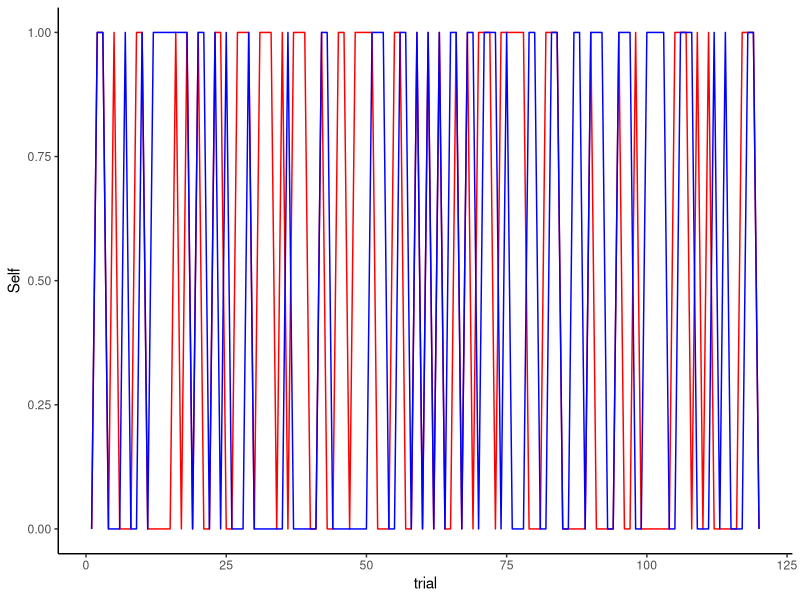
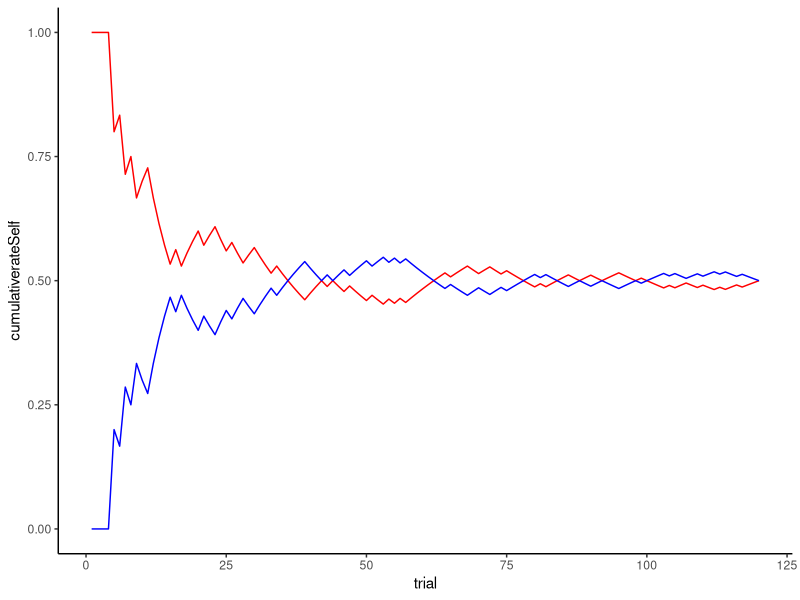
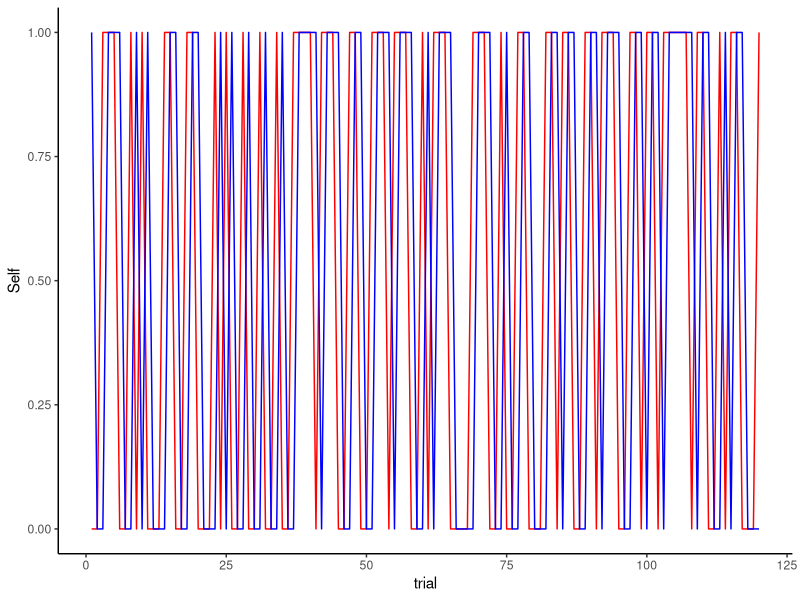
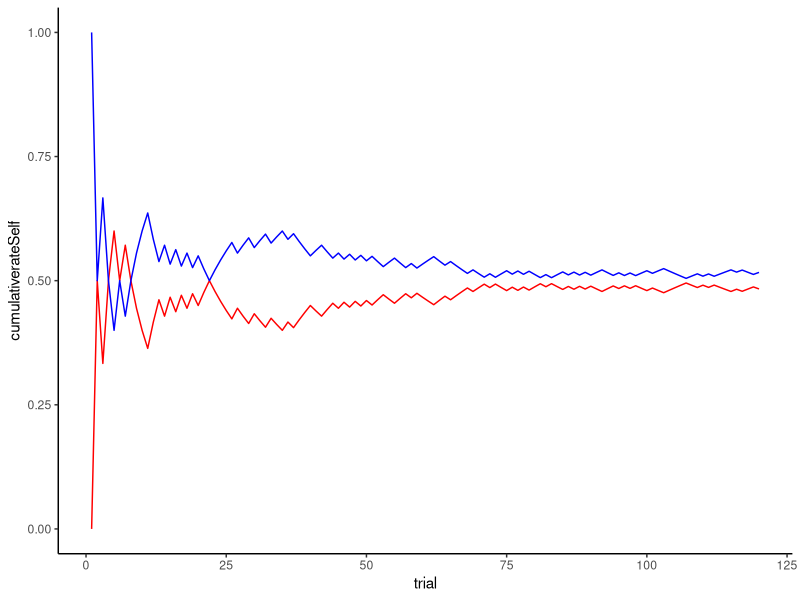
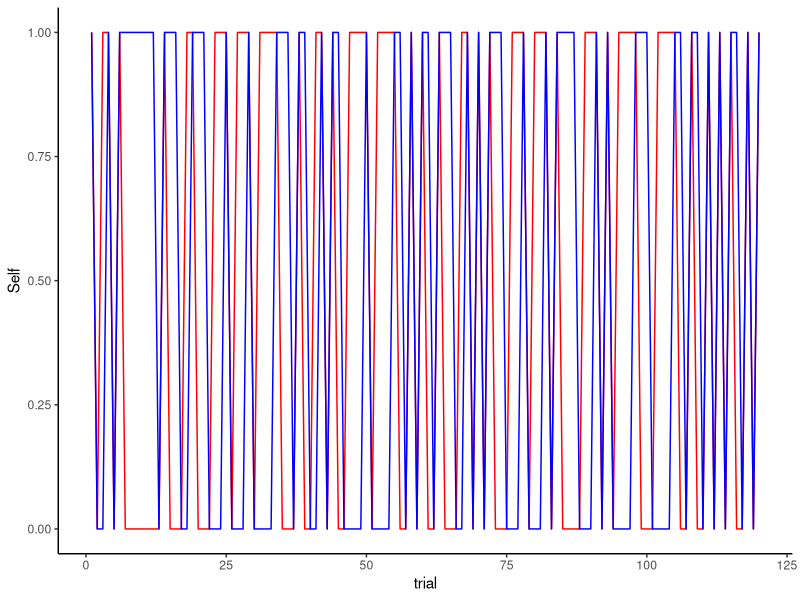
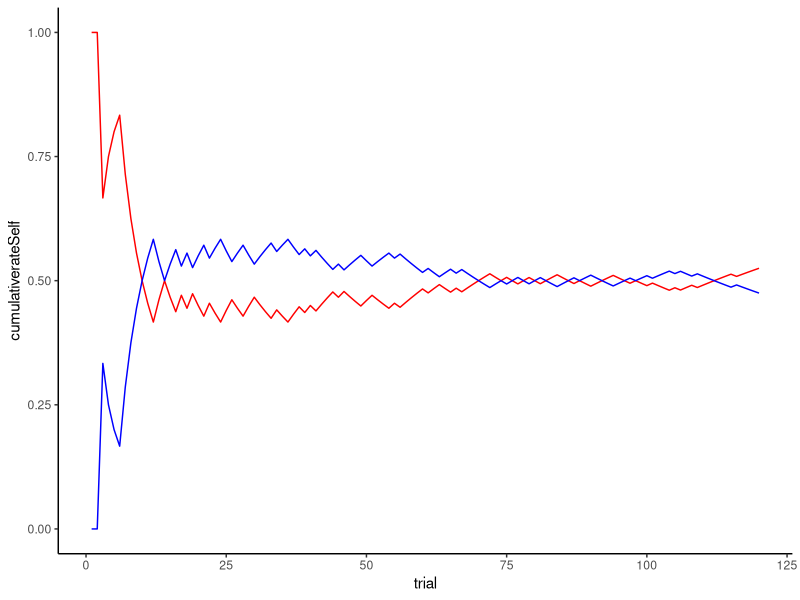
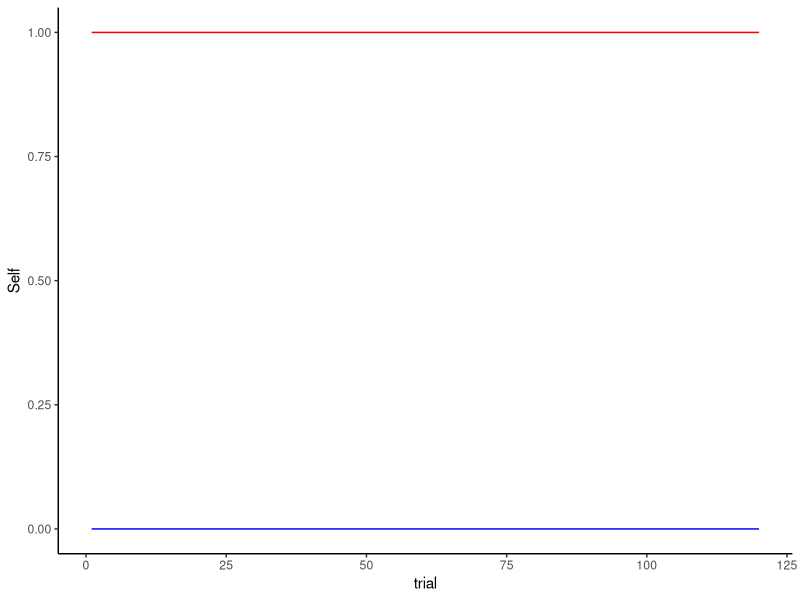
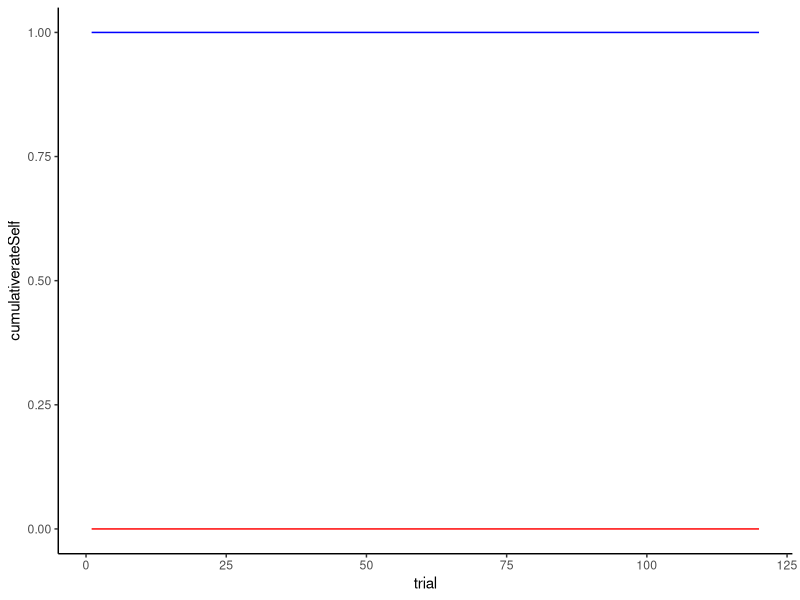

Source code (R) for these figures, in order:
## ---- chunk 1
library(tidyverse)
library(reshape2)
## ---- chunk 2
#Defining agent function
RandomAgent_f <- function(rate){
  choice <- rbinom(1, 1, rate)
  return(choice)
}

#Running simulation
#Define rate of choosing 0 or 1
rate <- 0.5

#Define number of trials
trials <- 120

#Create empty vector
randomChoice <- rep(NA, trials)

#Run simulation and save output
for (t in seq(trials)) {randomChoice[t] <- RandomAgent_f(rate)}

#Transform output to tibble
dl <- tibble(trial = seq(trials), choice = randomChoice)

#Plot output
pl <- ggplot(dl, aes(trial, choice)) + geom_line() + theme_classic()

## ---- chunk 3
#Defining agent function
WSLSAgent_f <- function(prevChoice, Feedback) {
  if (Feedback == 1) {      #If feedback = 1 (win), stay
    choice = prevChoice
  }
  else if (Feedback == 0) { #If feedback = 0 (loss), shift
    choice = 1 - prevChoice
  }
  return(choice)
}
## ---- chunk 4
#Define agent function
ProbWSLSAgent_f <- function(prevChoice, Feedback, noise){ 
  
  if(rbinom(1,1, noise) == 1){ 
    
    if (Feedback == 0){
      choice = prevChoice
    } else if (Feedback == 1) {
      choice = 1-prevChoice } }
  
  else {
    if (Feedback == 1){
      choice = prevChoice
    } else if (Feedback == 0) {
      choice = 1-prevChoice } }
  
return(choice) }
## ---- chunk 5
#Define agent function
WSSLSSAgent_f <- function(prevChoice, Feedback){
  for (i in 2:trials){
  if (i %% 2 == 0) {      # if even trial number
    if (Feedback == 1){
    win = TRUE            # keep track of current strategy
    choice = 1-prevChoice 
  } else if (Feedback == 0) { 
    win = FALSE           # keep track of current strategy
    choice = prevChoice }
  }
    
  else if (i %% 2 != 0) { # if odd trial number
    if (win == TRUE) {    # if the win-shift-shift strategy
    choice = prevChoice
    if (prevChoice == 1){
      choice = 0
  }   else if (prevChoice == 0) {
        choice = 1}
    
    if (win == FALSE) {   # if the lose-stay-stay strategy
    choice = prevChoice
    if (prevChoice == 1){
      choice = 1
  }   else if (prevChoice == 0) {
        choice = 0}}
    }
    }
        }
  return(choice) }
## ---- chunk 6
#Define rate
rate <- 0.5

#Define number of trials
trials = 120

#Define noise (the probability of using strategy win-shift-lose-stay)
noise <- 0.67

#Define empty vectors for dealer and player
Self <- rep(NA, trials)   #player
Other <- rep(NA, trials)  #dealer

#Define random first choice for player
Self[1] <- RandomAgent_f(0.5)

#Run simulation
for (t in seq(trials)){Other[t] <- RandomAgent_f(rate)}
for (i in 2:trials){
  if (Self[i-1] == Other[i-1]){
    Feedback = 1
  } else {Feedback = 0}
  Self[i] <- ProbWSLSAgent_f(Self[i-1], Feedback, noise)
}

#Visualizing 
#The choices
df <- tibble(Self, Other, trial = seq(trials), Feedback = as.numeric(Self==Other))
ggplot(df) + theme_classic() + geom_line(color="red", aes(trial, Self)) + geom_line(color="blue", aes(trial, Other))

#The performance
df <- df %>% mutate(
cumulativerateSelf = cumsum(Feedback) / seq_along(Feedback), cumulativerateOther = cumsum(1-Feedback) / seq_along(Feedback) )
ggplot(df) + theme_classic() + geom_line(color="red", aes(trial, cumulativerateSelf)) + geom_line(color="blue", aes(trial, cumulativerateOther))
## ---- chunk 7
#Define rate
rate <- 0.5

#Define number of trials
trials = 120

#Define noise (the probability of using strategy win-shift-lose-stay)
noise <- 0.67

#Define empty vectors
Self <- rep(NA, trials)
Other <- rep(NA, trials)

#Define random first choice for both 
Self[1] <- RandomAgent_f(0.5)   #player
Other[1] <- RandomAgent_f(0.5)  #dealer

#Run simulation
for (i in 2:trials){
  if(Self[i-1] == Other[i-1]){
    Feedback = 1
  } else {Feedback = 0}
  Self[i] <- ProbWSLSAgent_f(Self[i-1], Feedback, noise)
  Other[i] <- WSLSAgent_f(Other[i-1], Feedback)
}

#Visualizing 
#The choices
df <- tibble(Self, Other, trial = seq(trials), Feedback = as.numeric(Self==Other))
ggplot(df) + theme_classic() + geom_line(color="red", aes(trial, Self)) + geom_line(color="blue", aes(trial, Other))

#The performance
df <- df %>% mutate(
cumulativerateSelf = cumsum(Feedback) / seq_along(Feedback), cumulativerateOther = cumsum(1-Feedback) / seq_along(Feedback) )
ggplot(df) + theme_classic() + geom_line(color="red", aes(trial, cumulativerateSelf)) + geom_line(color="blue", aes(trial, cumulativerateOther))
## ---- chunk 8
#Define rate
rate <- 0.5

#Define number of trials
trials = 120

#Define empty vectors
Self <- rep(NA, trials)
Other <- rep(NA, trials)

#Define random first choice for player
Self[1] <- RandomAgent_f(0.5) #player

#Run simulation
for (t in seq(trials)){Other[t] <- RandomAgent_f(rate)}
for (i in 2:trials){
  if (Self[i-1] == Other[i-1]){
    Feedback = 1
  } else {Feedback = 0}
  Self[i] <- WSSLSSAgent_f(Self[i-1], Feedback)
}

#Visualizing 
#The choices
df <- tibble(Self, Other, trial = seq(trials), Feedback = as.numeric(Self==Other)) 
ggplot(df) + theme_classic() + geom_line(color="red", aes(trial, Self)) + geom_line(color="blue", aes(trial, Other))

#The performance
df <- df %>% 
  mutate(cumulativerateSelf = cumsum(Feedback) / seq_along(Feedback),
         cumulativerateOther = cumsum(1-Feedback) / seq_along(Feedback) )
df


ggplot(df) + theme_classic() + geom_line(color="red", aes(trial, cumulativerateSelf)) + geom_line(color="blue", aes(trial, cumulativerateOther))
## ---- chunk 9
#Define empty vectors
Self <- rep(NA, trials) 
Other <- rep(NA, trials) 

#Define number of trials
trials = 120

#Define random first choice
Self[1] <- RandomAgent_f(0.5)   #player
Other[1] <- RandomAgent_f(0.5)  #dealer

#Run simulation
for (i in 2:trials){ 
  if (Self[i-1] == Other[i-1]){ Feedback = 1 } else {Feedback = 0}
  Self[i] <- WSSLSSAgent_f(Self[i-1], Feedback) 
  Other[i] <- WSLSAgent_f(Other[i-1], 1-Feedback) }

#Visualizing 
#The choices
df <- tibble(Self, Other, trial = seq(trials), Feedback = as.numeric(Self==Other)) 
ggplot(df) + theme_classic() + geom_line(color="red", aes(trial, Self)) + geom_line(color="blue", aes(trial, Other))

#The performance
df <- df %>% 
  mutate(cumulativerateSelf = cumsum(Feedback) / seq_along(Feedback),
         cumulativerateOther = cumsum(1-Feedback) / seq_along(Feedback) )

ggplot(df) + theme_classic() + geom_line(color="red", aes(trial, cumulativerateSelf)) + geom_line(color="blue", aes(trial, cumulativerateOther))

## ---- chunk 10
#Define rate
rate <- 0.5

# Define the number of trials and the number of repetitions
trials <- 120
repetitions <- 100

#Define noise (the probability of using strategy win-shift-lose-stay)
noise <- 0.67

#Define empty vectors for dealer and player
Self <- rep(NA, trials) #player
Other <- rep(NA, trials) #dealer

# Create empty matrices to store the results
Self_results <- matrix(0, nrow = trials, ncol = repetitions)
Other_results <- matrix(0, nrow = trials, ncol = repetitions)

#Run simulation
# Outer loop for repetitions
for (j in 1:repetitions) {
  #Define random first choice
  Self[1] <- RandomAgent_f(0.5) #player
  for (t in seq(trials)){Other[t] <- RandomAgent_f(rate)}
  for (i in 2:trials){
  if (Self[i-1] == Other[i-1]){
    Feedback = 1
  } else {Feedback = 0}
  Self[i] <- ProbWSLSAgent_f(Self[i-1], Feedback, noise)
  }
  # Store the results in the matrices
  Self_results[, j] <- Self
  Other_results[, j] <- Other
}

#Transform matrices to long (stacked) format
Self_long <- melt(Self_results)
Other_long <- melt(Other_results)

#Merge matrices (for Other, only column 3, i.e. choices)
merged <- cbind(Self_long, Other_long[,3])

#Rename dataframe variables
names(merged) <- c("Trial", "Participant", "Self_choice", "Other_choice")

#Add feedback
merged$Feedback <- as.numeric(merged$Self_choice == merged$Other_choice)

#Add cumulative performance
merged <- merged %>% 
  group_by(Participant) %>% 
  mutate(cumulativerateSelf = cumsum(Feedback) / seq_along(Feedback),
         cumulativerateOther = cumsum(1-Feedback) / seq_along(Feedback) )

#Plotting with dealer/player colors
ggplot(merged) + theme_classic() + geom_line(color="red", alpha=0.2, aes(x = Trial, y = cumulativerateSelf, group = Participant)) + geom_line(color="blue", alpha=0.2, aes(x = Trial, y = cumulativerateOther, group = Participant)) + labs(x = "Trial", y = "Cumulative outcome") + ggtitle("Random agent (blue) vs strategy-shifting (red)")

#Plotting according to dyad
#ggplot(merged) + theme_classic() + geom_line(aes(x = Trial, y = cumulativerateSelf, group = Participant, color = as.factor(Participant))) + geom_line(aes(x = Trial, y = cumulativerateOther, group = Participant, color = as.factor(Participant))) + labs(x = "Trial", y = "Cumulative outcome", color = "Dyad")

#Print mean cumulative rate
#print(mean(merged$cumulativerateSelf))
#print(mean(merged$cumulativerateOther))

## ---- chunk 11
#Define rate
rate <- 0.5

#Define noise (the probability of using strategy win-shift-lose-stay)
noise <- 0.67

# Define the number of trials and the number of repetitions
trials <- 120
repetitions <- 100

#Define empty vectors
Self <- rep(NA, trials)
Other <- rep(NA, trials)

# Create empty matrices to store the results
Self_results <- matrix(0, nrow = trials, ncol = repetitions)
Other_results <- matrix(0, nrow = trials, ncol = repetitions)

#Define random first choice for both 
Self[1] <- RandomAgent_f(0.5) #player
Other[1] <- RandomAgent_f(0.5) #dealer


#Run simulation
# Outer loop for repetitions
for (j in 1:repetitions) {
  #Define random first choice
  Self[1] <- RandomAgent_f(0.5) #player
  Other[1] <- RandomAgent_f(0.5) #dealer
  for (i in 2:trials){
  if(Self[i-1] == Other[i-1]){
    Feedback = 1
  } else {Feedback = 0}
  Self[i] <- ProbWSLSAgent_f(Self[i-1], Feedback, noise)
  Other[i] <- WSLSAgent_f(Other[i-1], Feedback)
}
  # Store the results in the matrices
  Self_results[, j] <- Self
  Other_results[, j] <- Other
}

#Transform matrices to long (stacked) format
Self_long <- melt(Self_results)
Other_long <- melt(Other_results)

#Merge matrices
merged <- cbind(Self_long, Other_long[,3])

#Rename dataframe variables
names(merged) <- c("Trial", "Participant", "Self_choice", "Other_choice")

#Add feedback
merged$Feedback <- as.numeric(merged$Self_choice == merged$Other_choice)

#Add cumulative performance
merged <- merged %>% 
  group_by(Participant) %>% 
  mutate(cumulativerateSelf = cumsum(Feedback) / seq_along(Feedback),
         cumulativerateOther = cumsum(1-Feedback) / seq_along(Feedback) )

#Plotting with dealer/player colors
ggplot(merged) + theme_classic() + geom_line(color="red", alpha=0.2, aes(x = Trial, y = cumulativerateSelf, group = Participant)) + geom_line(color="blue", alpha=0.2, aes(x = Trial, y = cumulativerateOther, group = Participant)) + labs(x = "Trial", y = "Cumulative outcome") + ggtitle("WSLS agent (blue) vs strategy-shifting (red)")

#Plotting according to dyad
#ggplot(merged) + theme_classic() + geom_line(aes(x = Trial, y = cumulativerateSelf, group = Participant, color = as.factor(Participant))) + geom_line(aes(x = Trial, y = cumulativerateOther, group = Participant, color = as.factor(Participant))) + labs(x = "Trial", y = "Cumulative outcome", color = "Dyad")

#Print mean cumulative rate
#print(mean(merged$cumulativerateSelf))
#print(mean(merged$cumulativerateOther))
## ---- chunk 12
#Define rate
rate <- 0.5

# Define the number of trials and the number of repetitions
trials <- 120
repetitions <- 100

#Define empty vectors
Self <- rep(NA, trials)
Other <- rep(NA, trials)

# Create empty matrices to store the results
Self_results <- matrix(0, nrow = trials, ncol = repetitions)
Other_results <- matrix(0, nrow = trials, ncol = repetitions)

#Define random first choice for both 
Self[1] <- RandomAgent_f(0.5) #player
Other[1] <- RandomAgent_f(0.5) #dealer

#Run simulation
# Outer loop for repetitions
for (j in 1:repetitions) {
  #Define random first choice
  Self[1] <- RandomAgent_f(0.5) #player
  for (t in seq(trials)){Other[t] <- RandomAgent_f(rate)}
  for (i in 2:trials){
  if (Self[i-1] == Other[i-1]){
    Feedback = 1
  } else {Feedback = 0}
  Self[i] <- WSSLSSAgent_f(Self[i-1], Feedback)
}
  # Store the results in the matrices
  Self_results[, j] <- Self
  Other_results[, j] <- Other
}

#Transform matrices to long (stacked) format
Self_long <- melt(Self_results)
Other_long <- melt(Other_results)

#Merge matrices
merged <- cbind(Self_long, Other_long[,3])

#Rename dataframe variables
names(merged) <- c("Trial", "Participant", "Self_choice", "Other_choice")

#Add feedback
merged$Feedback <- as.numeric(merged$Self_choice == merged$Other_choice)

#Add cumulative performance
merged <- merged %>% 
  group_by(Participant) %>% 
  mutate(cumulativerateSelf = cumsum(Feedback) / seq_along(Feedback),
         cumulativerateOther = cumsum(1-Feedback) / seq_along(Feedback) )

#Plotting with dealer/player colors
ggplot(merged) + theme_classic() + geom_line(color="red", alpha=0.2, aes(x = Trial, y = cumulativerateSelf, group = Participant)) + geom_line(color="blue", alpha=0.2, aes(x = Trial, y = cumulativerateOther, group = Participant)) + labs(x = "Trial", y = "Cumulative outcome") + ggtitle("Random agent (blue) vs consistent agent (red)")

#Plotting according to dyad
#ggplot(merged) + theme_classic() + geom_line(aes(x = Trial, y = cumulativerateSelf, group = Participant, color = as.factor(Participant))) + geom_line(aes(x = Trial, y = cumulativerateOther, group = Participant, color = as.factor(Participant))) + labs(x = "Trial", y = "Cumulative outcome", color = "Dyad")

#Print mean cumulative rate
#print(mean(merged$cumulativerateSelf))
#print(mean(merged$cumulativerateOther))

## ---- chunk 13
# Define the number of trials and the number of repetitions
trials <- 120
repetitions <- 100

#Define empty vectors
Self <- rep(NA, trials) 
Other <- rep(NA, trials) 

# Create empty matrices to store the results
Self_results <- matrix(0, nrow = trials, ncol = repetitions)
Other_results <- matrix(0, nrow = trials, ncol = repetitions)

# Outer loop for repetitions
for (j in 1:repetitions) {
  #Define random first choice
  Self[1] <- RandomAgent_f(0.5) #player
  Other[1] <- RandomAgent_f(0.5) #dealer
  
  # Inner loop for trials
  for (i in 2:trials){ 
    if (Self[i-1] == Other[i-1]){ Feedback = 1 } else {Feedback = 0}
    Self[i] <- WSSLSSAgent_f(Self[i-1], Feedback) 
    Other[i] <- WSLSAgent_f(Other[i-1], 1-Feedback) }
  
  # Store the results in the matrices
  Self_results[, j] <- Self
  Other_results[, j] <- Other
}

#Transform matrices to long (stacked) format
Self_long <- melt(Self_results)
Other_long <- melt(Other_results)

#Merge matrices
merged <- cbind(Self_long, Other_long[,3])

#Rename dataframe variables
names(merged) <- c("Trial", "Participant", "Self_choice", "Other_choice")

#Add feedback
merged$Feedback <- as.numeric(merged$Self_choice == merged$Other_choice)

#Add cumulative performance
merged <- merged %>% 
  group_by(Participant) %>% 
  mutate(cumulativerateSelf = cumsum(Feedback) / seq_along(Feedback),
         cumulativerateOther = cumsum(1-Feedback) / seq_along(Feedback) )

#Plotting with dealer/player colors
ggplot(merged) + theme_classic() + geom_line(color="red", aes(x = Trial, y = cumulativerateSelf, group = Participant)) + geom_line(color="blue", aes(x = Trial, y = cumulativerateOther, group = Participant)) + labs(x = "Trial", y = "Cumulative outcome") + ggtitle("WSLS agent (blue) vs consistent agent (red)") + facet_wrap(~ Feedback)

#Plotting according to dyad
#ggplot(merged) + theme_classic() + geom_line(aes(x = Trial, y = cumulativerateSelf, group = Participant, color = as.factor(Participant))) + geom_line(aes(x = Trial, y = cumulativerateOther, group = Participant, color = as.factor(Participant))) + labs(x = "Trial", y = "Cumulative outcome", color = "Dyad")

#Print mean cumulative rate
#print(mean(merged$cumulativerateSelf))
#print(mean(merged$cumulativerateOther))
